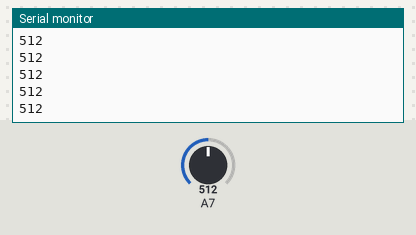
The sketch below on a simulated Arduino Nano, built with avr-gcc and run on an emulated ATmega328P. Parts: the last lines printed to the serial monitor. Inputs (shaded band) come from the test bench; at power-on: A7 = 512.

Above: at 1.2 s.
1.3 s: A7 set to 716
At 2.3 s:
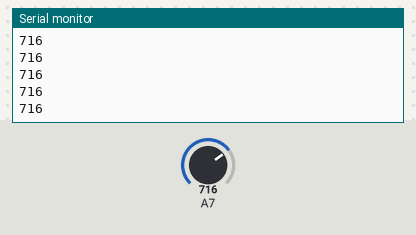
2.8 s: A7 set to 900
At 3.7 s:
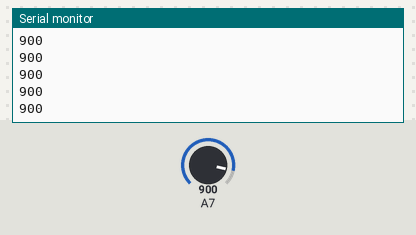
Timing chart, 0 to 5.8 s (numbered marks = the images above; inputs shaded):
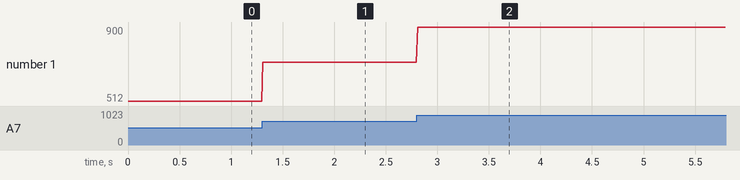

Measured:
- after the input at 1.3 s, the serial monitor: prints a new line at once (image 1)
- after the input at 2.8 s, the serial monitor: prints a new line at once (image 2)
- plotted number 1: 512 → 716 after the input at 1.3 s, 716 → 900 after the input at 2.8 s

The sketch:

IRsensor.ino
```cpp
void setup() {
  // put your setup code here, to run once:
pinMode(A7,INPUT);
Serial.begin(9600);
}

void loop() {
  // put your main code here, to run repeatedly:
Serial.println(analogRead(A7));
delay(10);
}
```
